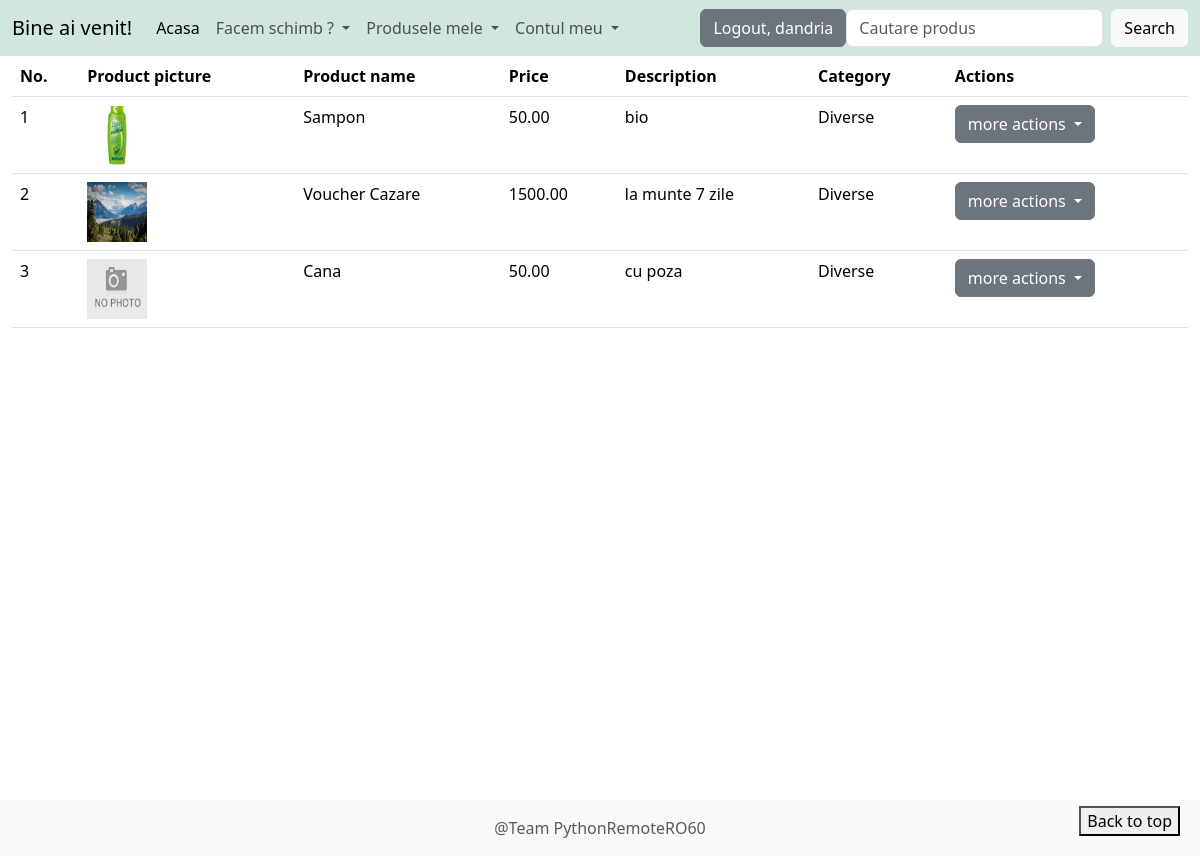
The app's page /list_products/ (signed in) with its own data.
### product/models.py (models this page shows, shortened)
class Product(models.Model):
	name = models.CharField(max_length=50)
	price = models.DecimalField(max_digits=9, decimal_places=2, null=True, blank=True)
	description = models.TextField(max_length=400)
	category = models.ForeignKey(Category, on_delete=models.CASCADE, related_name='products')
	user = models.ForeignKey(User, on_delete=models.CASCADE, null=True)
	product_picture = models.ImageField(upload_to='product_pictures/', null=True, blank=True)
	created_at = models.DateTimeField(auto_now_add=True)
	updated_at = models.DateTimeField(auto_now=True)

class Category(models.Model):
	name = models.CharField(max_length=50)
	class Meta:
		verbose_name_plural = 'Categories'
	def __str__(self):
		return self.name.title()

### product/views.py (the view)
# urls.py: path('list_products/', views.ProductListView.as_view(), name='list-products'),
class ProductListView(LoginRequiredMixin, ListView):
	template_name = 'product/list_of_products.html'
	model = Product
	context_object_name = 'all_products'
	def get_queryset(self):
		return Product.objects.filter(user=self.request.user)

### templates/product/list_of_products.html (shortened to what this page needs)
{% extends 'base.html' %}
{% load static %}
{% block content %}
    <div class="container-fluid">
        <div class="row">
            <div class="col-md-12">
                {% if all_products %}
                    <table class="table table-hover">
                        <thead>
                        <tr>
                            <th>No.</th>
                            <th>Product picture</th>
                            <th>Product name</th>
                            <th>Price</th>
                            <th>Description</th>
                            <th>Category</th>
                            <th>Actions</th>
                        </tr>
                        </thead>
                        <tbody>
                        {% for product in all_products %}
                            <tr>
                                <td>{{ forloop.counter }}</td>
                                <td>
                                    {% if product.product_picture %}
                                        <img src="{{ product.product_picture.url }}" width="60" height="60"
                                             alt="Image product">
                                    {% else %}
                                        <img src="{% static 'images/img.png' %}" width="60" height="60"
                                             alt="Image product">
                                    {% endif %}
                                </td>
                                <td>{{ product.name }}</td>
                                <td>{{ product.price }}</td>
                                <td>{{ product.description }}</td>
                                <td>{{ product.category }}</td>
                                <td>
                                    <div class="dropdown">
                                        <button class="btn btn-secondary dropdown-toggle" type="button"
                                                data-bs-toggle="dropdown" aria-expanded="false">
                                            more actions
                                        </button>
                                    </div>
                                </td>
                            </tr>
                        {% endfor %}
                        </tbody>
                    </table>
                    </div>
                {% else %}
                    <div>
                        <h3 class="text-center">No data available</h3>
                    </div>
                {% endif %}
        </div>
    </div>
{% endblock %}

### templates/navbar.html (shortened to what this page needs)
<nav class="navbar navbar-expand-lg bg-success-subtle">
    <div class="container-fluid">
        <a class="navbar-brand" href="{% url 'home-page' %}">Bine ai venit!</a>
        <div class="collapse navbar-collapse" id="navbarSupportedContent">
            <ul class="navbar-nav me-auto mb-2 mb-lg-0">
                <li class="nav-item">
                    <a class="nav-link active" aria-current="page" href="{% url 'home-page' %}">Acasa</a>
                </li>
                {% if user.is_authenticated %}
                    <li class="nav-item dropdown">
                        <a class="nav-link dropdown-toggle" href="#" role="button" data-bs-toggle="dropdown"
                           aria-expanded="false">
                            Facem schimb ?
                        </a>
                    </li>
                    <li class="nav-item dropdown">
                        <a class="nav-link dropdown-toggle" href="#" role="button" data-bs-toggle="dropdown"
                           aria-expanded="false">
                            Produsele mele
                        </a>
                    </li>
                    <li class="nav-item dropdown">
                        <a class="nav-link dropdown-toggle" href="#" role="button" data-bs-toggle="dropdown"
                           aria-expanded="false">
                            Contul meu
                        </a>
                    </li>
                {% endif %}
            </ul>
            {% if user.is_authenticated %}
                <form method="post" action="{% url 'logout' %}">
                    <button type="submit" class="btn btn-secondary">Logout, {{ user.username }}</button>
                </form>
                <form method="post" class="d-flex" role="search" action="{% url 'search-results' %}">
                    <input class="form-control me-2" type="text" name="search_term" placeholder="Cautare produs"
                           aria-label="Search">
                    <button class="btn btn-light" type="submit">Search</button>
                </form>
            {% else %}
                <div>
                    <a href="{% url 'login' %}" class="btn btn btn-primary">Login</a>
                    <a href="{% url 'create-user' %}" class="btn btn btn-secondary">Signup</a>
                </div>
            {% endif %}
        </div>
    </div>
</nav>

### static/css/base_style.css (style rules this page uses)
html { height: 100%; }
body { height: 100%; background-image: url('/static/images/background.png'); background-size: cover; background-position: center; background-repeat: no-repeat; }

### records on screen
Product: product_picture (picture), name "Sampon", price "50.00", description "bio", category "Diverse"
Product: product_picture (picture), name "Voucher Cazare", price "1500.00", description "la munte 7 zile", category "Diverse"
Product: name "Cana", price "50.00", description "cu poza", category "Diverse"

### other values on screen
{{ user.username }} "dandria"
